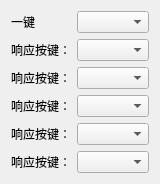
<?xml version="1.0" encoding="UTF-8"?>
<ui version="4.0">
 <class>LittleToolClass</class>
 <widget class="QDialog" name="LittleToolClass">
  <property name="geometry">
   <rect>
    <x>0</x>
    <y>0</y>
    <width>153</width>
    <height>168</height>
   </rect>
  </property>
  <property name="windowTitle">
   <string>一键N键</string>
  </property>
  <layout class="QGridLayout" name="gridLayout">
   <item row="0" column="0">
    <widget class="QLabel" name="label">
     <property name="text">
      <string>一键</string>
     </property>
    </widget>
   </item>
   <item row="0" column="1">
    <widget class="QComboBox" name="comboBox"/>
   </item>
   <item row="1" column="0">
    <widget class="QLabel" name="label_2">
     <property name="text">
      <string>响应按键：</string>
     </property>
    </widget>
   </item>
   <item row="1" column="1">
    <widget class="QComboBox" name="comboBox_2"/>
   </item>
   <item row="2" column="0">
    <widget class="QLabel" name="label_3">
     <property name="text">
      <string>响应按键：</string>
     </property>
    </widget>
   </item>
   <item row="2" column="1">
    <widget class="QComboBox" name="comboBox_3"/>
   </item>
   <item row="3" column="0">
    <widget class="QLabel" name="label_4">
     <property name="text">
      <string>响应按键：</string>
     </property>
    </widget>
   </item>
   <item row="3" column="1">
    <widget class="QComboBox" name="comboBox_4"/>
   </item>
   <item row="4" column="0">
    <widget class="QLabel" name="label_5">
     <property name="text">
      <string>响应按键：</string>
     </property>
    </widget>
   </item>
   <item row="4" column="1">
    <widget class="QComboBox" name="comboBox_5"/>
   </item>
   <item row="5" column="0">
    <widget class="QLabel" name="label_6">
     <property name="text">
      <string>响应按键：</string>
     </property>
    </widget>
   </item>
   <item row="5" column="1">
    <widget class="QComboBox" name="comboBox_6"/>
   </item>
  </layout>
 </widget>
 <layoutdefault spacing="6" margin="11"/>
 <resources>
  <include location="LittleTool.qrc"/>
 </resources>
 <connections/>
</ui>
